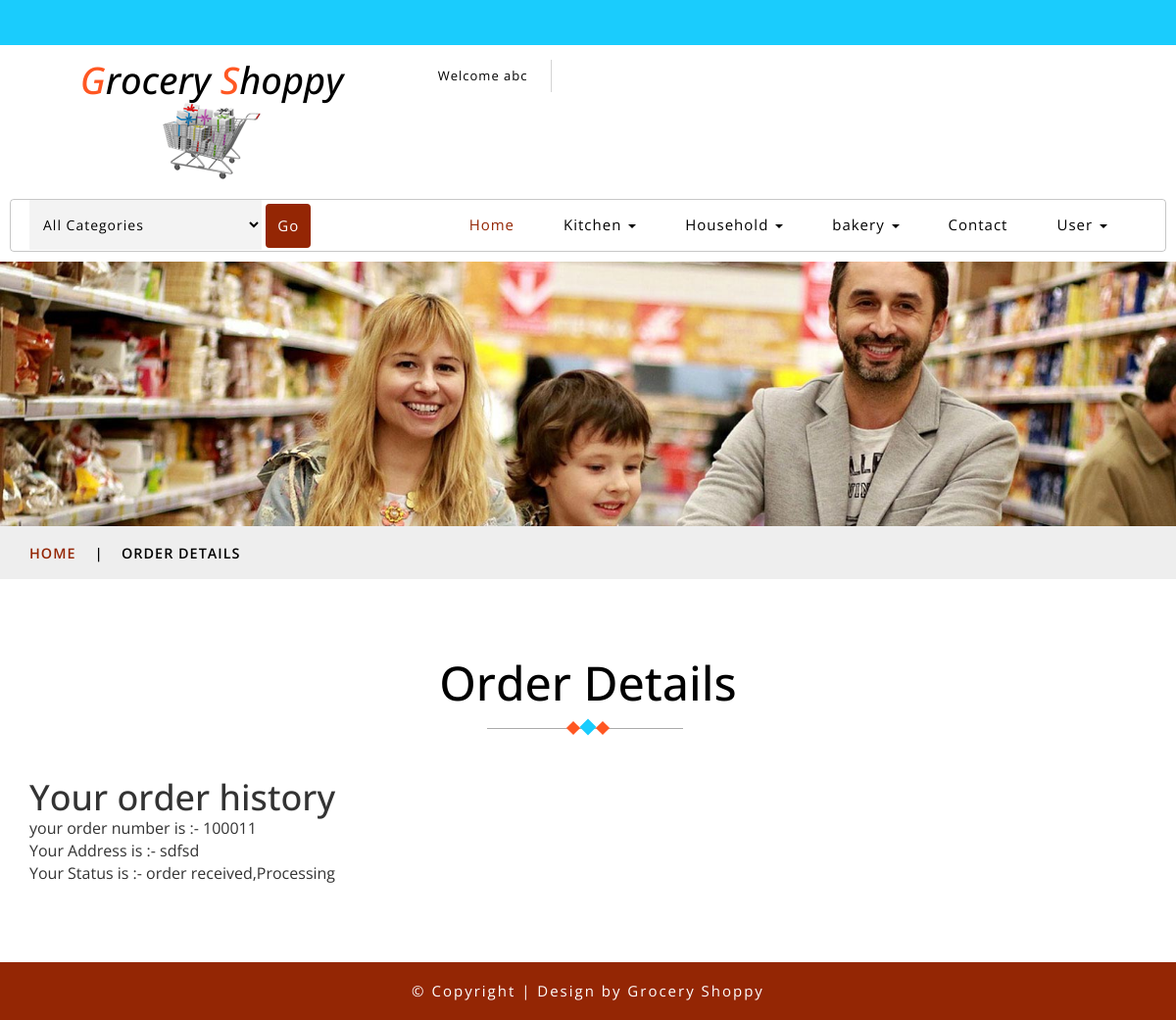
Page /orderdetail.php (signed in) on the earlier database version.
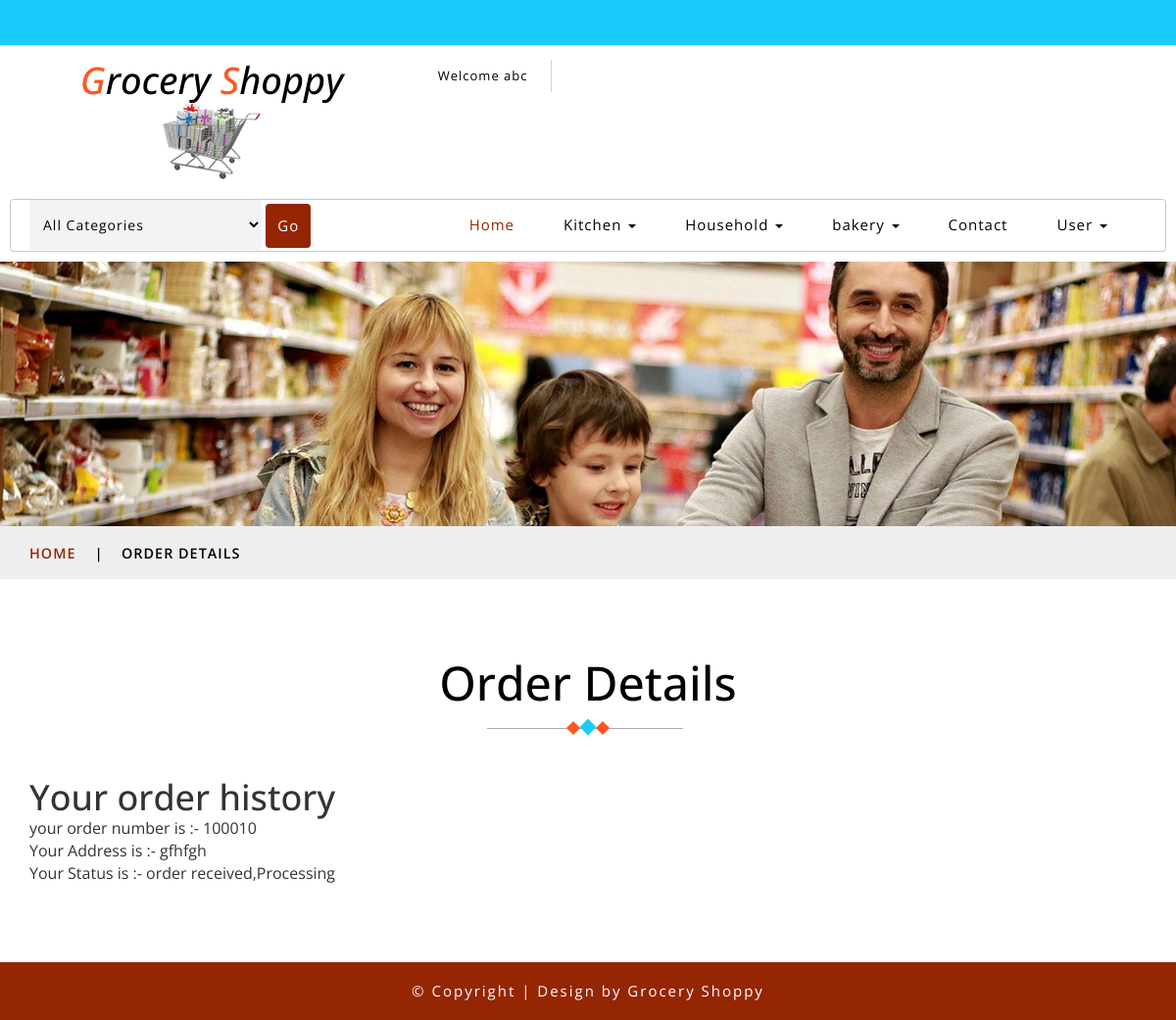
Same page on the later database version.
### tables this page shows
CREATE TABLE IF NOT EXISTS `checkout` (
  `holdername` varchar(200) NOT NULL,
  `orderno` int(10) NOT NULL AUTO_INCREMENT,
  `address` varchar(150) NOT NULL,
  `method` varchar(20) NOT NULL,
  `username` varchar(50) NOT NULL,
  `expire` varchar(10) NOT NULL,
  `cardno` varchar(20) NOT NULL,
  `cvvno` varchar(150) NOT NULL,
  PRIMARY KEY (`orderno`)
);

### orderdetail.php (the view, shortened to what this page needs)
<!DOCTYPE html>
<html lang="zxx">
<head>
	<?php
		include_once("linkfiles.php");
	?>
</head>
<body>
	<?php
		include_once("header.php");
		include_once("navigation.php");
	?>
	<div class="page-head_agile_info_w3l">
	</div>
	<div class="services-breadcrumb">
		<div class="agile_inner_breadcrumb">
			<div class="container">
				<ul class="w3_short">
					<li>
						<a href="index.php">Home</a>
						<i>|</i>
					</li>
					<li>Order Details</li>
				</ul>
			</div>
		</div>
	</div>
	<div class="contact-w3l">
		<div class="container">
			<h3 class="tittle-w3l">Order Details
				<span class="heading-style">
					<i></i>
					<i></i>
					<i></i>
				</span>
			</h3>
			<div class="contact agileits">
				<div class="contact-agileinfo">
					<?php
					$email=$_SESSION["email"];
					$conn=mysqli_connect(host,dbuser,dbpass,dbname)or die("error in connection".mysqli_connect_error());
					$q="select * from checkout where username='$email' order by orderno desc";
					$res=mysqli_query($conn,$q) or die ("error in query".mysqli_error($conn));
					$count=mysqli_affected_rows($conn);
					if($count>=1)
					{
						$x=mysqli_fetch_array($res);
						$status="order received,Processing";
						print"<h1>Your order history</h1>
						your order number is :- $x[orderno]<br>
						Your Address is :- $x[0]<br>
						Your Status is :- $status
						";
					}
					?>
				</div>
			</div>
		</div>
	</div>
	<?php
	include_once("footer.php");
	?>
</body>
</html>

Differences in the rows shown:
removed checkout: orderno "100011", holdername "sdfsd"
now on this page (row unchanged): checkout: orderno "100010", holdername "gfhfgh"
